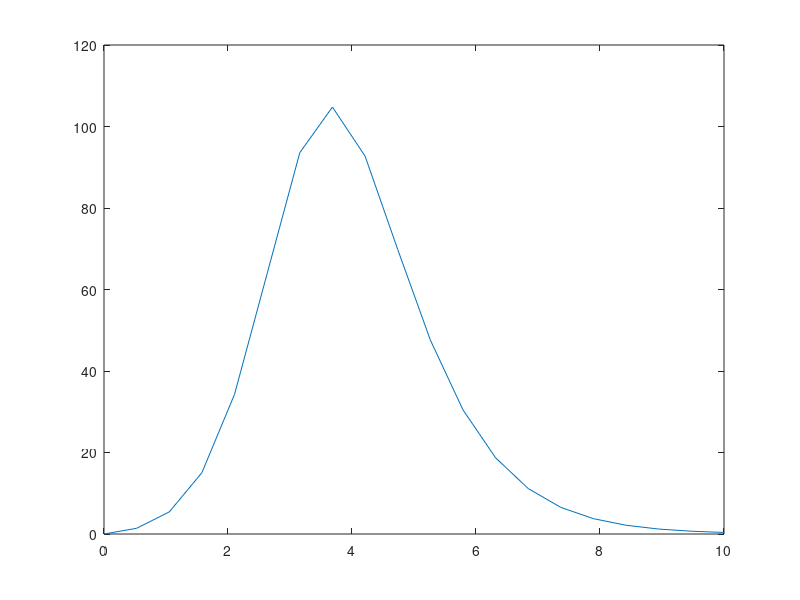

The MATLAB script that drew this image:
ptn = 20
x = 0
y = 10

function y = sigm(x)
  p0 = 10;
  K = 1000;
  y = (K.*p0)./(((K-p0).*exp(-1.41.*x)) + p0);
endfunction

function z = difeq(y)
  r0 = 1.41;
  K = 1000;
  z = r0.*(1-(y./K)).*y;
endfunction

y = zeros(1,ptn, "double")
f = zeros(1,ptn, "double")
x = linspace(0,10,ptn)

y(1) = 10
for i=1:ptn
  if (i == 1)
    f(i) = difeq(y(i));
  else
    y(i) = y(i-1) + (0.5.*f(i-1));
##    f(i) = difeq(y(i));
    for j=1:1
      f(i) = difeq(y(i))
      y(i) = y(i-1) + ((0.5/2).*(f(i-1) + f(i)))
      f(i) = difeq(y(i))
    endfor
  endif
endfor
z = sigm(x)

w = z-y
[hax,h1,h2] = plotyy (x,y,x,z);
plot(x,w);


